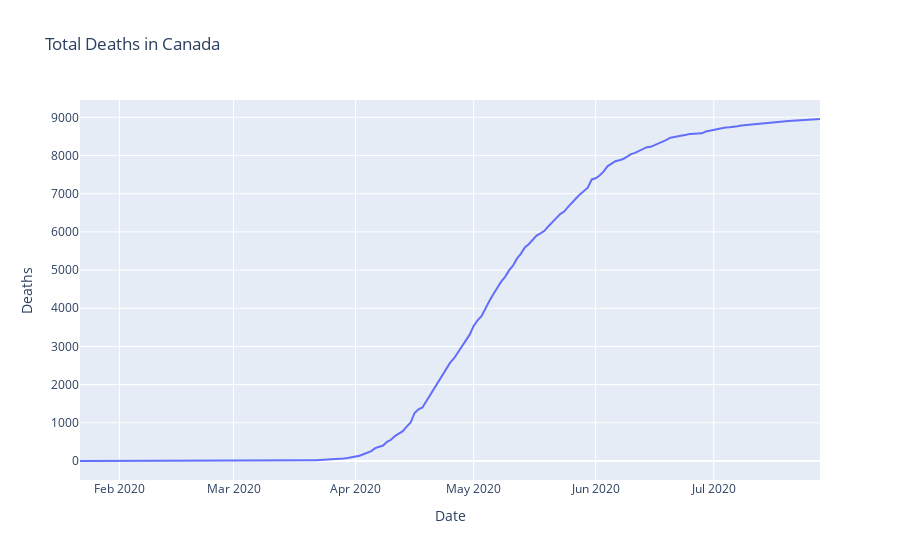

Notebook code cell kept with this figure:
### Code cell
fig = px.line(canada, x="Date", y="Deaths", title='Total Deaths in Canada')
fig.show()

### Figure 1 — Plotly figure (JSON) as saved in the notebook; plotly's stock layout.template omitted (floating-point values rounded to 4 significant figures; data arrays with more than 128 entries replaced by an {"elided": "..."} marker saying what was removed)
{"data": [{"hovertemplate": "Date=%{x}<br>Deaths=%{y}<extra></extra>", "legendgroup": "", "line": {"color": "#636efa", "dash": "solid"}, "mode": "lines", "name": "", "orientation": "v", "showlegend": false, "type": "scatter", "x": {"elided": "189 str values"}, "xaxis": "x", "y": {"elided": "189 int values"}, "yaxis": "y"}], "layout": {"legend": {"tracegroupgap": 0}, "title": {"text": "Total Deaths in Canada"}, "xaxis": {"anchor": "y", "domain": [0, 1], "title": {"text": "Date"}}, "yaxis": {"anchor": "x", "domain": [0, 1], "title": {"text": "Deaths"}}}}
